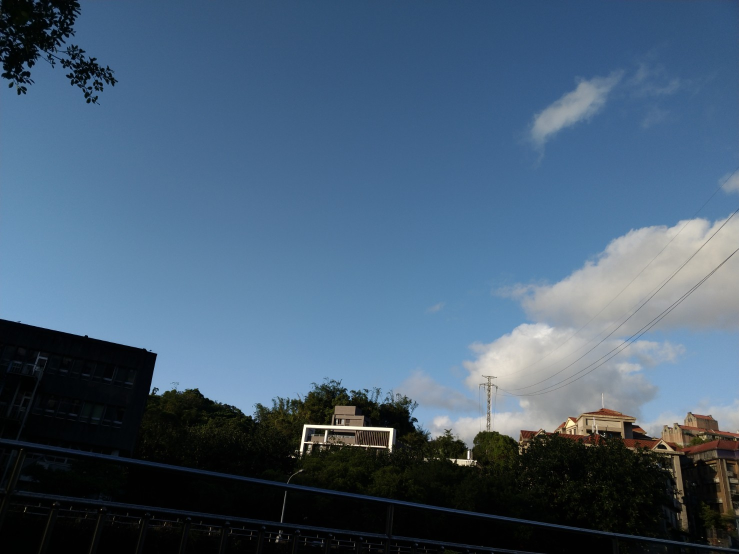
#> input picture hw3/resource/frame1.jpg, 1478 x 1108 px (shown at 1/2 size); its folder holds 3 pictures in this run
$ python part4.py
#> lines starting #> are read from the running program, lines starting #| are printed output that depends on the picture; after the words box and inside, x2 and y2 are one past the last pixel; in counts of white or black regions, pixels touching at a corner belong together
### hw3/src/utils.py
import numpy as np


def solve_homography(u, v):
    """
    This function should return a 3-by-3 homography matrix,
    u, v are N-by-2 matrices, representing N corresponding points for v = T(u)
    :param u: N-by-2 source pixel location matrices
    :param v: N-by-2 destination pixel location matrices
    :return:
    """
    N = u.shape[0]
    H = None

    if v.shape[0] is not N:
        print('u and v should have the same size')
        return None
    if N < 4:
        print('At least 4 points should be given')

    # TODO: 1.forming A
    A = np.zeros((2*N, 9))
    # deal with odd rows
    A[0::2, 0:2] = u[0::1, 0:2]
    A[0::2, 2] = 1
    A[0::2, 6:8] = -(u[0::1, 0:2])*(v[0::1, 0:1])
    A[0::2, 8] = -(v[0::1, 0])
    # deal with even rows
    A[1::2, 3:5] = u[0::1, 0:2]
    A[1::2, 5] = 1
    A[1::2, 6:8] = -(u[0::1, 0:2])*(v[0::1, 1:2])
    A[1::2, 8] = -(v[0::1, 1])

    # TODO: 2.solve H with A
    U, S, VT = np.linalg.svd(A)
    H = VT[-1, :].reshape((3, 3)) # Let H be the last column of V <=> last row of VT
    return H


def warping(src, dst, H, ymin, ymax, xmin, xmax, direction='b'):
    """
    Perform forward/backward warpping without for loops. i.e.
    for all pixels in src(xmin~xmax, ymin~ymax),  warp to destination
          (xmin=0,ymin=0)  source                       destination
                         |--------|              |------------------------|
                         |        |              |                        |
                         |        |     warp     |                        |
    forward warp         |        |  --------->  |                        |
                         |        |              |                        |
                         |--------|              |------------------------|
                                 (xmax=w,ymax=h)

    for all pixels in dst(xmin~xmax, ymin~ymax),  sample from source
                            source                       destination
                         |--------|              |------------------------|
                         |        |              | (xmin,ymin)            |
                         |        |     warp     |           |--|         |
    backward warp        |        |  <---------  |           |__|         |
                         |        |              |             (xmax,ymax)|
                         |--------|              |------------------------|

    :param src: source image
    :param dst: destination output image
    :param H:
    :param ymin: lower vertical bound of the destination(source, if forward warp) pixel coordinate
    :param ymax: upper vertical bound of the destination(source, if forward warp) pixel coordinate
    :param xmin: lower horizontal bound of the destination(source, if forward warp) pixel coordinate
    :param xmax: upper horizontal bound of the destination(source, if forward warp) pixel coordinate
    :param direction: indicates backward warping or forward warping
    :return: destination output image
    """

    h_src, w_src, ch = src.shape
    h_dst, w_dst, ch = dst.shape
    H_inv = np.linalg.inv(H)

    # TODO: 1.meshgrid the (x,y) coordinate pairs
    xx, yy = np.meshgrid(np.arange(xmin, xmax), np.arange(ymin, ymax))

    # TODO: 2.reshape the destination pixels as N x 3 homogeneous coordinate
    x = xx.reshape(((xmax-xmin)*(ymax-ymin), 1))
    y = yy.reshape(((xmax-xmin)*(ymax-ymin), 1))
    ones = np.ones(((xmax-xmin)*(ymax-ymin), 1))
    U = np.hstack((x, y, ones)) # N x 3

    if direction == 'b':
        # TODO: 3.apply H_inv to the destination pixels and retrieve (u,v) pixels, then reshape to (ymax-ymin),(xmax-xmin)
        V = np.dot(H_inv, U.T) # mapping in src (change to 3 x N)
        V = V/V[2]
        Vx = V[0].reshape((ymax-ymin, xmax-xmin))
        Vy = V[1].reshape((ymax-ymin, xmax-xmin))

        # TODO: 4.calculate the mask of the transformed coordinate (should not exceed the boundaries of source image)
        # mask = v (logical operation) image range
        mask = ((Vx >= 0) & (Vx <= w_src-1)) & ((Vy >= 0) & (Vy <= h_src-1))

        # TODO: 5.sample the source image with the masked and reshaped transformed coordinates
        # output = do something * mask
        outputx = Vx[mask] # shape: (n, )
        outputy = Vy[mask]

        # Bilinear interpolation
        i = np.floor(outputx).astype(int)
        j = np.floor(outputy).astype(int)
        a = (outputx-i)[:, np.newaxis] # shape: (n, 1)
        b = (outputy-j)[:, np.newaxis]
        output = np.zeros((h_src, w_src, ch)) # same shape as src
        output[j, i] += (1-a)*(1-b)*src[j, i] + a*(1-b)*src[j, i] + \
                            a*b*src[j+1, i+1] + (1-a)*b*src[j, i+1]

        # TODO: 6. assign to destination image with proper masking
        dst[ymin:ymax,xmin:xmax][mask] = output[j, i]

    elif direction == 'f':
        # TODO: 3.apply H to the source pixels and retrieve (u,v) pixels, then reshape to (ymax-ymin),(xmax-xmin)
        V = np.dot(H, U.T) # mapping in dst (change to 3 x N)
        V = np.round(V/V[2]).astype(int) # may be non-integer, so need to do round. Also, np.round() returns float64
        Vx = V[0].reshape((ymax-ymin, xmax-xmin))
        Vy = V[1].reshape((ymax-ymin, xmax-xmin))

        # TODO: 4.calculate the mask of the transformed coordinate (should not exceed the boundaries of destination image)
        # mask = v (logical operation) image range
        mask = ((Vx >= 0) & (Vx <= w_dst-1)) & ((Vy >= 0) & (Vy <= h_dst-1))

        # TODO: 5.filter the valid coordinates using previous obtained mask
        # output = do something * mask
        outputx = Vx[mask]
        outputy = Vy[mask]

        # TODO: 6. assign to destination image using advanced array indicing
        dst[outputy, outputx] = src[mask]
        # print(dst.shape) # (1275, 1920, 3)
        # print(dst[outputy, outputx].shape) # (563000, 3)
        # print(outputy.shape) # (563000,)

    return dst

### hw3/src/part4.py
import numpy as np
import cv2
import random
from tqdm import tqdm
from utils import solve_homography, warping

random.seed(999)

def ransac(src_points, dst_points, threshold = 0.5, num_iters = 3000, k = 4):
    num_best_inliers = 0
    best_H = None
    for i in range(num_iters):
        # get the index of ramdom sampling (randomly pick k(>=4) points for computing homography)
        idx = random.sample(range(len(src_points)), k)
        # solve homography
        H = solve_homography(src_points[idx], dst_points[idx])
        # calculate the coordination after transform to dst img
        U = np.vstack((src_points.T, np.ones((1, src_points.shape[0]))))
        dst_coor = np.dot(H, U) # 3 x 100
        dst_coor = ((dst_coor/dst_coor[2]).T) # 100 x 3
        # compute errors
        errors = np.linalg.norm(dst_coor[:,:-1]-dst_points, axis=1)
        # if errors < threshold => inliers
        num_inliers = np.sum(errors < threshold)
        # find num_best_inliers by repeating num_iters times
        if num_inliers > num_best_inliers :
            best_H = H.copy()
            num_best_inliers = num_inliers
    return best_H

def panorama(imgs):
    """
    Image stitching with estimated homograpy between consecutive
    :param imgs: list of images to be stitched
    :return: stitched panorama
    """
    h_max = max([x.shape[0] for x in imgs])
    w_max = sum([x.shape[1] for x in imgs])

    # create the final stitched canvas
    dst = np.zeros((h_max, w_max, imgs[0].shape[2]), dtype=np.uint8)
    dst[:imgs[0].shape[0], :imgs[0].shape[1]] = imgs[0]
    last_best_H = np.eye(3)

    # for all images to be stitched:
    for idx in tqdm(range(len(imgs)-1)):
        im1 = imgs[idx] # queryImage
        im2 = imgs[idx + 1] # trainImage

        # TODO: 1.feature detection & matching
        # initiate ORB detector, extract keypoints
        orb = cv2.ORB_create()
        # find the keypoints and descriptors with ORB
        kp1, des1 = orb.detectAndCompute(im1, None)
        kp2, des2 = orb.detectAndCompute(im2, None)
        # feature matching (using opencv brute force matcher)
        # create BFMatcher object
        bf = cv2.BFMatcher(cv2.NORM_HAMMING, crossCheck=True)
        # match descriptors
        matches = bf.match(des1, des2)
        # sort them in the order of their distance, so that best matches (with low distance) come to front.
        matches = sorted(matches, key = lambda x : x.distance)
        # draw first 100 matches.
        good_matches = matches[:100]
        # use .queryIdx and .trainIdx of DMatch object (bf.match(des1,des2) line is a list of DMatch objects)
        query_idx, train_idx = [], []
        for match in good_matches:
            query_idx.append(match.queryIdx)
            train_idx.append(match.trainIdx)
        dst_points = np.array([kp1[idx].pt for idx in query_idx])
        src_points = np.array([kp2[idx].pt for idx in train_idx])

        # TODO: 2. apply RANSAC to choose best H
        best_H = ransac(src_points, dst_points, threshold = 0.5, num_iters = 3000, k = 4)

        # TODO: 3. chain the homographies
        last_best_H = np.dot(last_best_H, best_H)

        # TODO: 4. apply warping
        out = warping(im2, dst, last_best_H, 0, h_max, 0, w_max, direction='b')
    return out

if __name__ == "__main__":
    # ================== Part 4: Panorama ========================
    # TODO: change the number of frames to be stitched
    FRAME_NUM = 3
    imgs = [cv2.imread('../resource/frame{:d}.jpg'.format(x)) for x in range(1, FRAME_NUM + 1)]
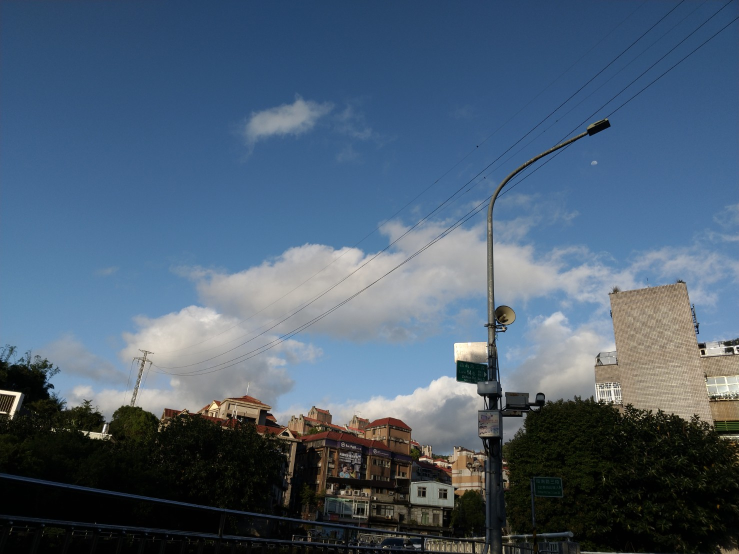
#> input picture hw3/resource/frame2.jpg, 1478 x 1108 px (shown at 1/2 size)
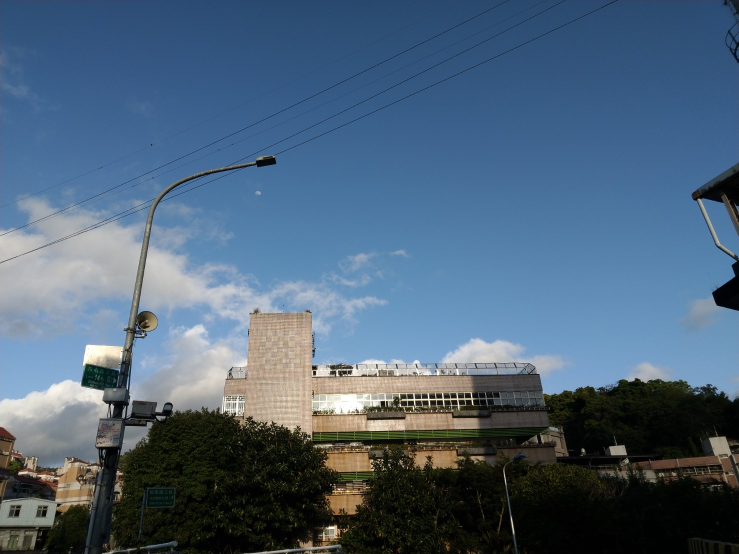
#> input picture hw3/resource/frame3.jpg, 1478 x 1108 px (shown at 1/2 size)
#> imgs = 3 items
    output4 = panorama(imgs)
#> in panorama, `h_max = max([x.shape[0] for x in imgs])`: h_max = 1108
#> in panorama, `w_max = sum([x.shape[1] for x in imgs])`: w_max = 4434
#> in panorama, `dst[:imgs[0].shape[0], :imgs[0].shape[1]] = imgs[0]`:
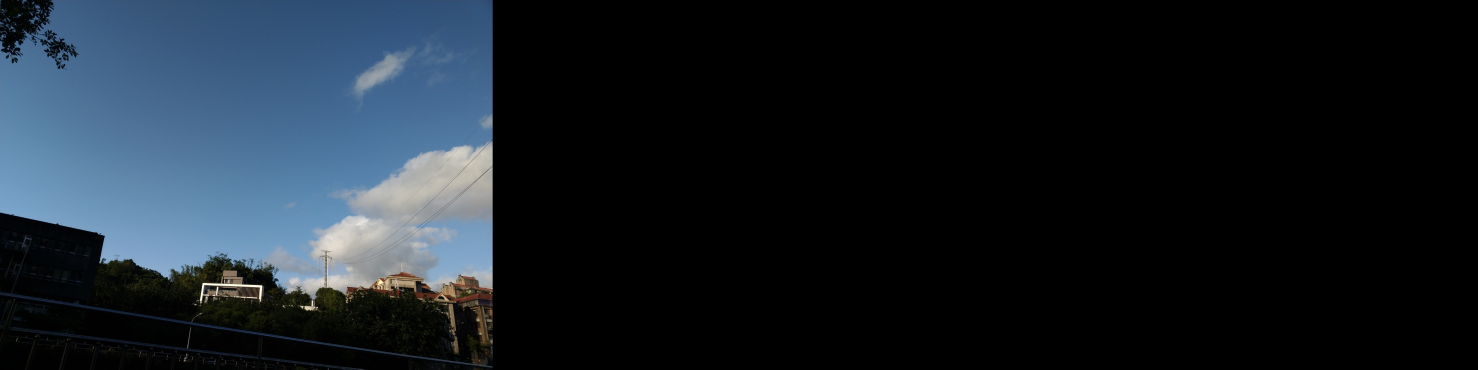
#> dst: shape (1108, 4434, 3) (shown at 1/3 size); mean of channels 0, 1, 2 38.4, 31, 23.4; drawn as B, G, R
#> the loop in panorama, `for idx in tqdm(range(len(imgs)-1)):` made 2 passes
#> (matches, good_matches) on pass 1: (161 matches, 100 matches)
#> pass 1, in warping, `Vx = V[0].reshape((ymax-ymin, xmax-xmin))`:
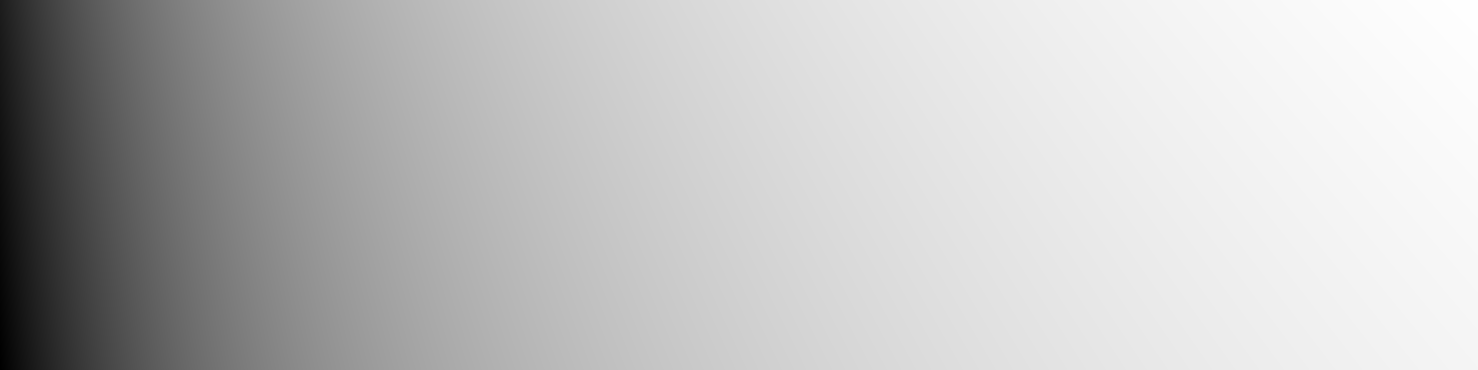
#> Vx: shape (1108, 4434) float64 (shown at 1/3 size); min -1828.6, max 1721.9, mean 852.8; drawn with min black and max white
#> pass 1, in warping, `Vy = V[1].reshape((ymax-ymin, xmax-xmin))`:
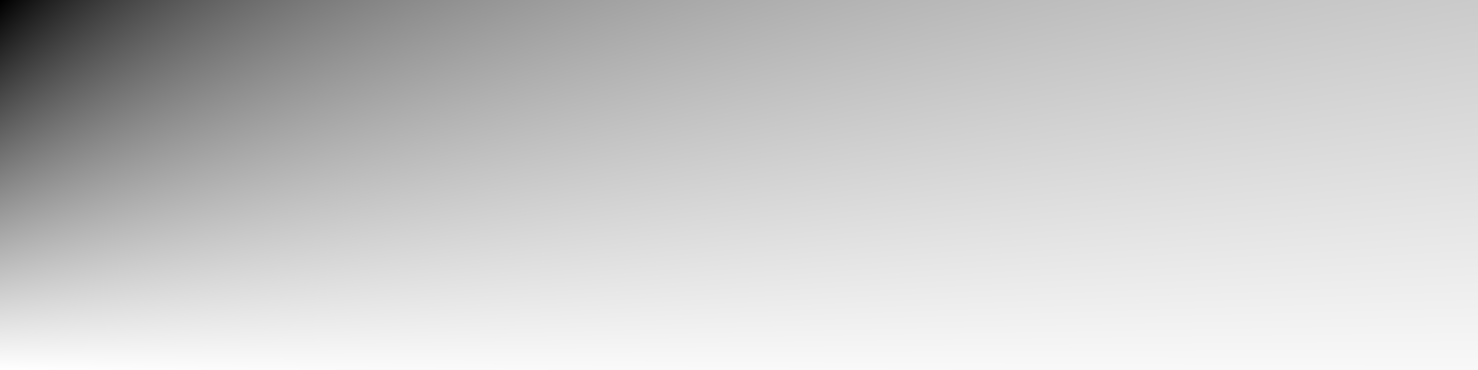
#> Vy: shape (1108, 4434) float64 (shown at 1/3 size); min -1246.5, max 1093.2, mean 618.8; drawn with min black and max white
#> pass 1, in warping, `mask = ((Vx >= 0) & (Vx <= w_src-1)) & ((Vy >= 0) & (Vy <= h_src-1))`:
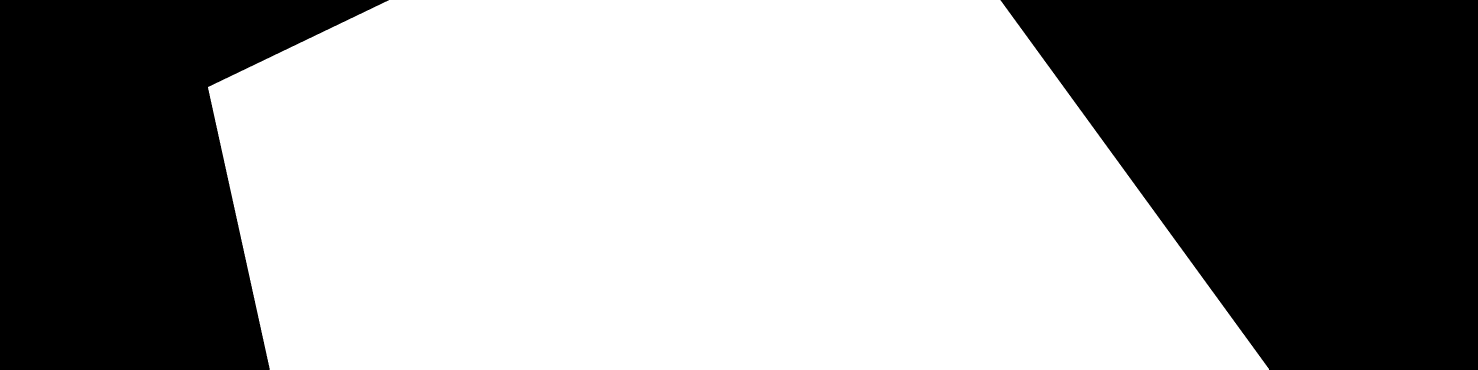
#> mask: shape (1108, 4434) bool (shown at 1/3 size); 59.7% white; 2 black regions, box (x1, y1, x2, y2) and area: (3001, 0, 4434, 1108) 1140825, (0, 0, 1167, 1108) 840751
#> in panorama, im1 is the input picture: shape (1108, 1478, 3); mean B, G, R 114.1, 94.6, 75.9
#> in panorama, im2 is the input picture: shape (1108, 1478, 3); mean B, G, R 121, 99.6, 77.7
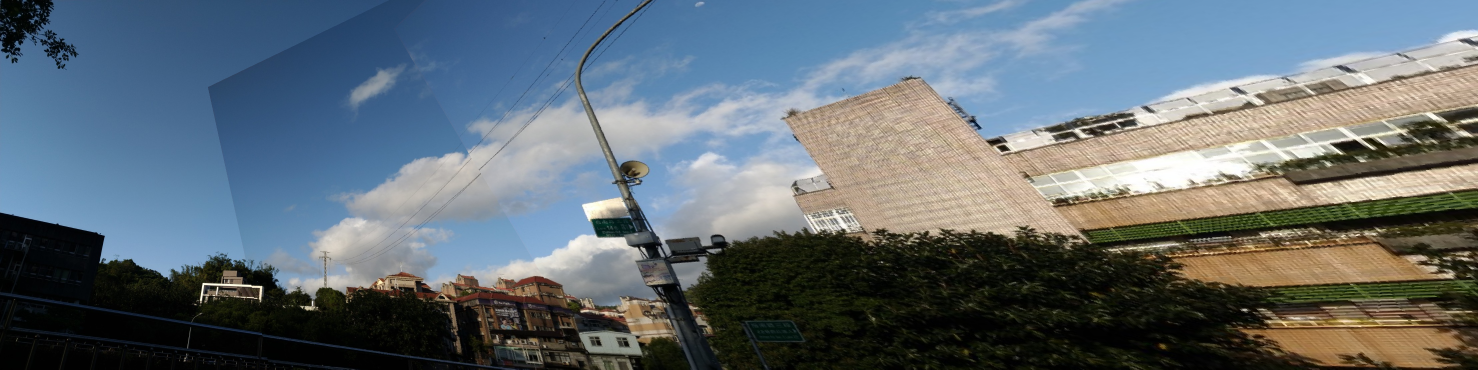
#> output4: shape (1108, 4434, 3) (shown at 1/3 size); mean of channels 0, 1, 2 116.6, 109, 97.7; drawn as B, G, R
    cv2.imwrite('output4.png', output4)
